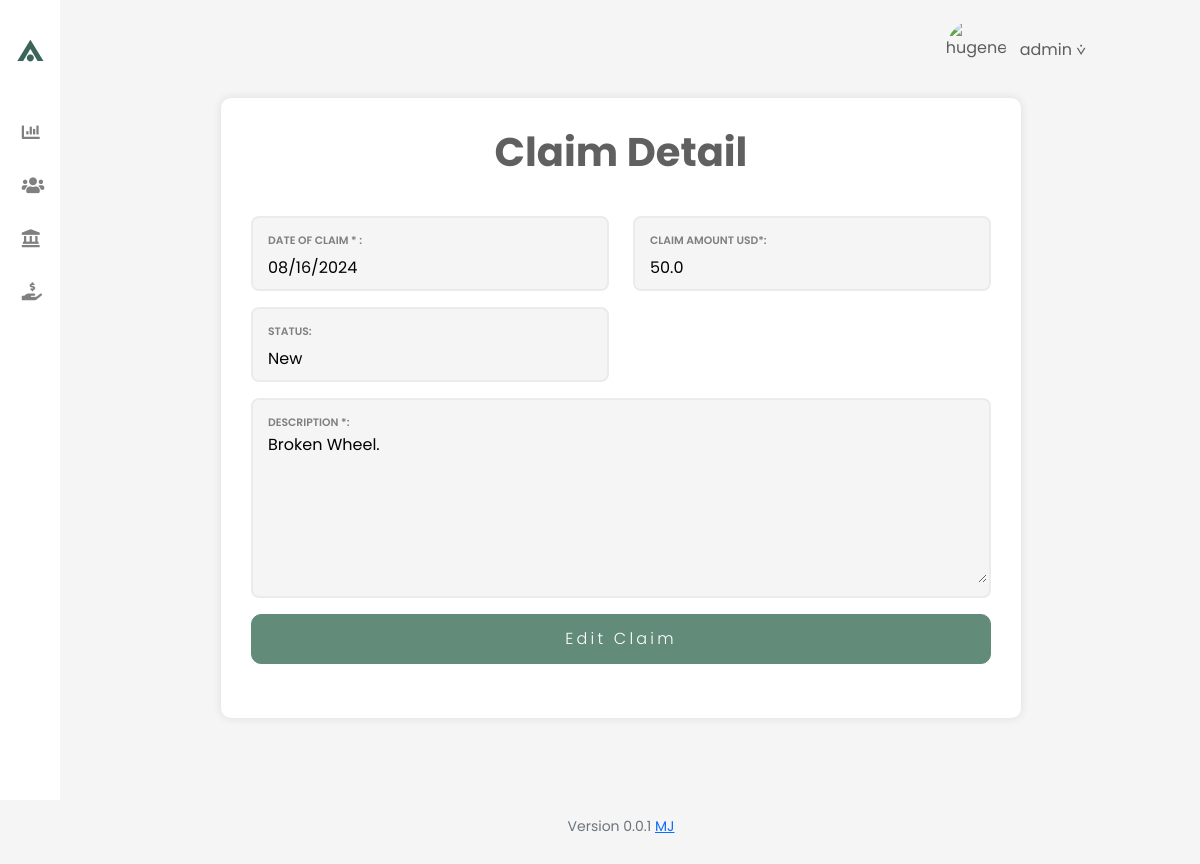
/claim?claim_id=14 (signed in), run on the app's committed database.
### tables this page shows
CREATE TABLE claims (
    claim_id INTEGER PRIMARY KEY AUTOINCREMENT,
    policy_id INTEGER NOT NULL,
    description TEXT NOT NULL,
    claim_amount REAL NOT NULL,
    claim_date TEXT NOT NULL,
    status TEXT NOT NULL,
    FOREIGN KEY (policy_id) REFERENCES insurance_policies (policy_id) ON DELETE CASCADE
);

### flask_app/controllers/claim_controller.py (the view)
@claim_bp.route("/claim", methods=["GET"])
@login_required
def claim_details():
    claim_id = request.args.get("claim_id", type=int)
    if claim_id is None:
        return apology("Claim ID is required", 400)
    claim = ClaimRetrieval.get_claim_by_id(claim_id)
    if not claim:
        return apology("Claim not found", 404)
    return render_template("claims/claim_details.html", claim=claim)

### flask_app/__init__.py (called while the page is built)
def create_app(config_name="default"):
    app = Flask(__name__)
    app.config.from_object(config[config_name])
    from .controllers.auth_controller import auth_bp
    from .controllers.client_controller import client_bp
    from .controllers.policy_controller import policy_bp
    from .controllers.claim_controller import claim_bp
    from .controllers.stats_controller import dashboard_bp
    app.register_blueprint(auth_bp)
    app.register_blueprint(client_bp)
    app.register_blueprint(policy_bp)
    app.register_blueprint(claim_bp)
    app.register_blueprint(dashboard_bp)
    Session(app)
    @app.after_request
    def add_header(response):
        response.headers["Cache-Control"] = "no-cache, no-store, must-revalidate"
        response.headers["Pragma"] = "no-cache"
        response.headers["Expires"] = "0"
        return response
    return app

### flask_app/controllers/auth_controller.py (called while the page is built)
def login_required(f):
    @wraps(f)
    def decorated_function(*args, **kwargs):
        if session.get("user_id") is None:
            return redirect("/login")
        return f(*args, **kwargs)
    return decorated_function

### flask_app/models/__init__.py (called while the page is built)
def get_db_connection():
    conn = sqlite3.connect("flask_app/insurance.db")
    conn.row_factory = sqlite3.Row
    return conn

### flask_app/models/claim.py (called while the page is built)
    @staticmethod
    def get_claim_by_id(claim_id):
        with get_db_connection() as conn:
            claim = conn.execute(
                "SELECT * FROM claims WHERE claim_id = ?", (claim_id,)
            ).fetchone()
        return claim

### flask_app/templates/claims/claim_details.html (shortened to what this page needs)
{% extends "layout.html" %}
{% block main %}
    <div class="container form-frame">
        <h1 class="text-center">Claim Detail</h1>
        <form method="post" class="row" id="contact-form" role="form">
            <div class="col-md-6">
                <div class="form-group">
                    <label for="claim_date" class="form-label">DATE OF CLAIM * :</label>
                    <input type="date" id="claim_date" name="claim_date" class="form-control" value="{{ claim.claim_date }}" readonly>
                </div>
            </div>
            <div class="col-md-6">
                <div class="form-group">
                    <label for="claim_amount" class="form-label">CLAIM AMOUNT USD*:</label>
                    <input type="number" id="claim_amount" name="claim_amount" step="0.01" class="form-control" value="{{ claim.claim_amount }}" readonly>
                </div>
            </div>
            <div class="col-md-6">
                <div class="form-group">
                    <label for="status" class="form-label">STATUS:</label>
                    <input type="text" class="form-control" value="{{ claim.status }}" readonly>
                </div>
            </div>
            <div class="col-12">
                <div class="form-group" style="height: 200px;">
                    <label for="description" class="form-label">DESCRIPTION *:</label>
                    <textarea id="description" name="description" class="form-control" readonly>{{ claim.Description }}</textarea>
                </div>
            </div>
            <div class="d-flex justify-content-between align-items-center mb-4">
                {% if session["role"] == 'administrator' %}
                    <a href="{{ url_for('claim_bp.edit_claim', claim_id=claim.claim_id, next=request.url) }}" class="btn btn-form btn-submit">Edit Claim</a>
                {% endif %}
            </div>
        </form>
    </div>
{% endblock %}

### flask_app/static/css/styles.css (style rules this page uses)
:root { --color-light-gray: #F5F5F5; --color-gray: #606060; --color-medium-gray: #7F7F7F; --color-dark-gray: #343a40; --color-light-red: #FFE6E6; --color-red: #EF6351; --color-dark-red: #FF5050; --color-font-red:#FFACAC; --color-pink: #FFC1C1; --color-light-yellow: #FFD500; --color-green: #3D645A; --color-hover-green: #314d45; --color-hover-light-green: #345C46; --color-light-green: #638B79; --color-white: #FFFFFF; --color-button-hover-green: #28A745; --color-table-header: #EAEAEA; --color-table-header-text: #737373; --color-black: #000000; }
body { font-family: 'Poppins', sans-serif; background-color: var(--color-light-gray); padding-right: 20px; }
h1, h2 { margin-bottom: 40px; font-weight: 700; color: var(--color-gray); }
.form-frame { background-color: var(--color-white); padding: 30px; border-radius: 10px; box-shadow: 0 0 10px rgba(0, 0, 0, 0.1); max-width: 800px; margin: 50px auto; }
.form-group { background-color: var(--color-light-gray); border: 2px solid #EBEBEB; border-radius: 8px; margin-bottom: 1rem; box-sizing: border-box; overflow: hidden; }
.form-label { color: var(--color-medium-gray); font-weight: 600; padding: 15px 0 0 15px; font-size: 0.675rem; border-radius: 5px; display: inline-block; margin-bottom: 0; }
.form-control, .form-control[readonly], .form-control-login, .form-select, textarea.form-control { background-color: var(--color-light-gray); padding: 0 0 5px 15px; font-size: 1rem; color: var(--color-black); border-radius: 5px; border: none; width: calc(100% - 2px); height: 38px; box-sizing: border-box; }
input.form-control::placeholder, textarea.form-control::placeholder { color: lightgray; }
textarea.form-control { height: 150px; }
textarea.form-control[readonly] { height: 150px; }
.btn-form { padding: 0.75rem; border-radius: 10px; background-color: var(--color-light-green); color: var(--color-white); border: 1px solid var(--color-light-green); cursor: pointer; transition: background-color 0.3s ease; }
.btn-submit { font-weight: 300; letter-spacing: 0.2em; width: 100%; margin-left: 0; }

### data on the page
claims: claim_date "08/16/2024", claim_amount "50.0", status "New", description "Broken Wheel."

### other printed values
{{ session["email"] }} "admin"
